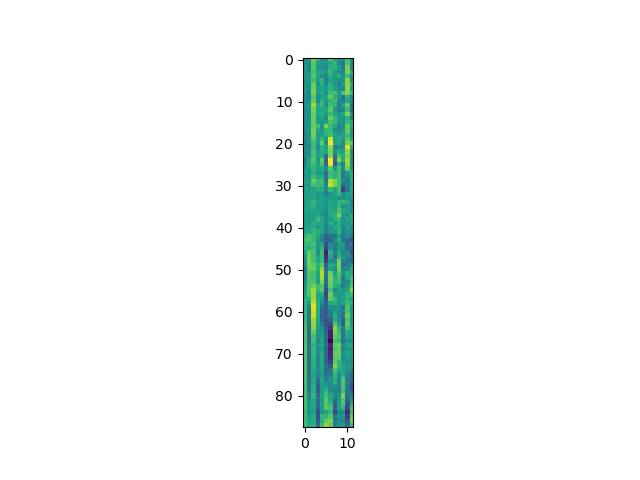

Write the Python code that produced this figure.
# https://towardsdatascience.com/how-to-apply-machine-learning-and-deep-learning-methods-to-audio-analysis-615e286fcbbc
# http://kom.aau.dk/group/04gr742/pdf/MFCC_worksheet.pdf
# https://ijirae.com/volumes/vol1/issue10/27.NVEC10086.pdf
# https://haythamfayek.com/2016/04/21/speech-processing-for-machine-learning.html


import numpy as np
import scipy.io.wavfile
from scipy.fftpack import dct
import matplotlib.pyplot as plt

sr, signal = scipy.io.wavfile.read('test.wav') 

def Framing(size=0.025, step = 0.01, p = 0.97):
    y = np.append(signal[0], signal[1:] - p * signal[:-1])
    f_length = int(round(size * sr))
    f_step = int(round(step * sr))

    return (f_length, f_step, y)

f_length, f_step, y = Framing()
signal_length = len(y)
# print(f_length, f_step)

def Padding(signal_length, f_length, f_step):
    x = np.abs(signal_length - f_length) / f_step
    X = float(x)
    num = int(np.ceil(X))

    # Padding
    padLength = num * f_step + f_length
    zeros = np.zeros((padLength - signal_length))
    pad = np.append(y, zeros)

    tile1 = np.tile(np.arange(0, num * f_step, f_step), (f_length, 1)).T
    tile2 = np.tile(np.arange(0, f_length), (num, 1))

    ind = tile1 + tile2

    padFrames = pad[ind.astype(np.int32, copy = False)]

    return padFrames

padFrames = Padding(signal_length, f_length, f_step)
# print(padFrames)

def Window(win, f_length):
    n = np.arange(0, f_length)
    win *= 0.54 - 0.46 * np.cos((2 * np.pi * n) / (f_length - 1)) 
    
    return win

HamWindow = Window(padFrames, f_length)
# plt.imshow(HamWindow)
# plt.savefig('Ham.png')

# NFFT = 512
def Power(HamWindow, NFFT = 512):
    mag = np.absolute(np.fft.rfft(HamWindow, NFFT))
    power = ((1.0 / NFFT) * ((mag) ** 2))

    return mag, power

mag, power = Power(HamWindow)
# print(mag, power)

def Mel(sr, nfilt=40):
    low = 0
    high = (2595 * np.log10(1 + (sr / 2) / 700))
    mel = np.linspace(low, high, nfilt + 2)
    
    return mel

mel = Mel(sr)
# print(mel)

def Hertz(mel, sr, NFFT = 512):
    hz = (700 * (10**(mel / 2595) - 1))
    bin = np.floor((NFFT + 1) * hz / sr)

    return bin

bin = Hertz(mel, sr)
# print(bin)

def FilterBanks(bin, nfilt = 40, NFFT = 512 ):
    fbank = np.zeros((nfilt, int(np.floor(NFFT / 2 + 1))))
    for m in range(1, nfilt + 1):
        left = int(bin[m - 1])  
        center = int(bin[m])            
        right = int(bin[m + 1])    

        for k in range(center, right):
            fbank[m - 1, k] = (bin[m + 1] - k) / (bin[m + 1] - bin[m])

        for k in range(left, center):
            fbank[m - 1, k] = (k - bin[m - 1]) / (bin[m] - bin[m - 1])

    
    return fbank

fbank = FilterBanks(bin, nfilt = 40, NFFT = 512 )

filter_banks = np.dot(power, fbank.T)
filter_banks = np.where(filter_banks == 0, np.finfo(float).eps, filter_banks)
filter_banks = 20 * np.log10(filter_banks) 

def MFCC(filter_banks,ceps = 12, lifter = 22):

    mfcc = dct(filter_banks, type=2, axis=1, norm='ortho')[:, 1 : (ceps + 1)]
    (l, b) = mfcc.shape
    n = np.arange(b)
    lift = 1 + (lifter / 2) * np.sin(np.pi * n / lifter)
    mfcc *= lift

    return mfcc

mfcc = MFCC(filter_banks)

plt.figure()
plt.imshow(mfcc)
plt.savefig('mfcc.png')